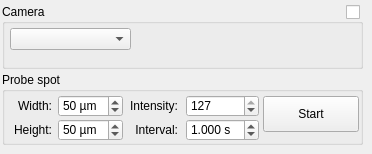
    <widget class="QWidget" name="tab">
     <attribute name="title">
      <string>Tools</string>
     </attribute>
     <widget class="QGroupBox" name="groupBoxStimInfo_5">
      <property name="geometry">
       <rect>
        <x>2</x>
        <y>4</y>
        <width>361</width>
        <height>65</height>
       </rect>
      </property>
      <property name="title">
       <string>Camera</string>
      </property>
      <widget class="QCheckBox" name="checkBoxCamEnable">
       <property name="geometry">
        <rect>
         <x>344</x>
         <y>0</y>
         <width>33</width>
         <height>17</height>
        </rect>
       </property>
       <property name="text">
        <string/>
       </property>
      </widget>
      <widget class="QComboBox" name="comboBoxCams">
       <property name="geometry">
        <rect>
         <x>8</x>
         <y>24</y>
         <width>121</width>
         <height>22</height>
        </rect>
       </property>
      </widget>
     </widget>
     <widget class="QGroupBox" name="groupBoxProbeParameters">
      <property name="geometry">
       <rect>
        <x>2</x>
        <y>72</y>
        <width>361</width>
        <height>73</height>
       </rect>
      </property>
      <property name="title">
       <string>Probe spot</string>
      </property>
      <widget class="QLabel" name="probe_width_label">
       <property name="geometry">
        <rect>
         <x>0</x>
         <y>23</y>
         <width>50</width>
         <height>22</height>
        </rect>
       </property>
       <property name="text">
        <string>Width:</string>
       </property>
       <property name="alignment">
        <set>Qt::AlignRight|Qt::AlignTrailing|Qt::AlignVCenter</set>
       </property>
      </widget>
      <widget class="QLabel" name="probe_height_label">
       <property name="geometry">
        <rect>
         <x>0</x>
         <y>47</y>
         <width>50</width>
         <height>22</height>
        </rect>
       </property>
       <property name="text">
        <string>Height:</string>
       </property>
       <property name="alignment">
        <set>Qt::AlignRight|Qt::AlignTrailing|Qt::AlignVCenter</set>
       </property>
      </widget>
      <widget class="QLabel" name="probe_intensity_2">
       <property name="geometry">
        <rect>
         <x>126</x>
         <y>23</y>
         <width>50</width>
         <height>22</height>
        </rect>
       </property>
       <property name="text">
        <string>Intensity:</string>
       </property>
       <property name="alignment">
        <set>Qt::AlignRight|Qt::AlignTrailing|Qt::AlignVCenter</set>
       </property>
      </widget>
      <widget class="QLabel" name="spinBox_probe_interval_label">
       <property name="geometry">
        <rect>
         <x>126</x>
         <y>47</y>
         <width>50</width>
         <height>22</height>
        </rect>
       </property>
       <property name="text">
        <string>Interval:</string>
       </property>
       <property name="alignment">
        <set>Qt::AlignRight|Qt::AlignTrailing|Qt::AlignVCenter</set>
       </property>
      </widget>
      <widget class="QSpinBox" name="spinBox_probe_width">
       <property name="geometry">
        <rect>
         <x>56</x>
         <y>23</y>
         <width>65</width>
         <height>22</height>
        </rect>
       </property>
       <property name="suffix">
        <string> µm</string>
       </property>
       <property name="minimum">
        <number>1</number>
       </property>
       <property name="maximum">
        <number>10000</number>
       </property>
       <property name="singleStep">
        <number>10</number>
       </property>
       <property name="value">
        <number>50</number>
       </property>
      </widget>
      <widget class="QSpinBox" name="spinBox_probe_height">
       <property name="geometry">
        <rect>
         <x>56</x>
         <y>47</y>
         <width>65</width>
         <height>22</height>
        </rect>
       </property>
       <property name="suffix">
        <string> µm</string>
       </property>
       <property name="minimum">
        <number>1</number>
       </property>
       <property name="maximum">
        <number>10000</number>
       </property>
       <property name="singleStep">
        <number>10</number>
       </property>
       <property name="value">
        <number>50</number>
       </property>
      </widget>
      <widget class="QSpinBox" name="spinBox_probe_intensity">
       <property name="geometry">
        <rect>
         <x>184</x>
         <y>23</y>
         <width>73</width>
         <height>22</height>
        </rect>
       </property>
       <property name="layoutDirection">
        <enum>Qt::LeftToRight</enum>
       </property>
       <property name="minimum">
        <number>1</number>
       </property>
       <property name="maximum">
        <number>127</number>
       </property>
       <property name="singleStep">
        <number>10</number>
       </property>
       <property name="value">
        <number>127</number>
       </property>
      </widget>
      <widget class="QDoubleSpinBox" name="spinBox_probe_interval">
       <property name="geometry">
        <rect>
         <x>184</x>
         <y>47</y>
         <width>73</width>
         <height>22</height>
        </rect>
       </property>
       <property name="suffix">
        <string> s</string>
       </property>
       <property name="decimals">
        <number>3</number>
       </property>
       <property name="minimum">
        <double>0.050000000000000</double>
       </property>
       <property name="maximum">
        <double>100.000000000000000</double>
       </property>
       <property name="singleStep">
        <double>0.500000000000000</double>
       </property>
       <property name="value">
        <double>1.000000000000000</double>
       </property>
      </widget>
      <widget class="QPushButton" name="btnProbeStart">
       <property name="geometry">
        <rect>
         <x>261</x>
         <y>24</y>
         <width>96</width>
         <height>36</height>
        </rect>
       </property>
       <property name="text">
        <string>Start</string>
       </property>
      </widget>
     </widget>
    </widget>
